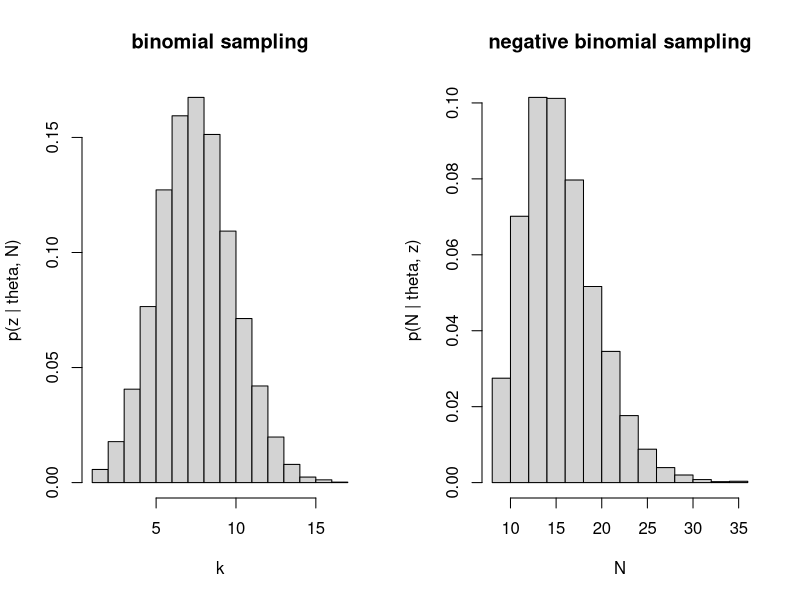

This chart was generated by the following R code:
# example I will use; written for clarity, not efficiency ;)
dat <- c(0, 0, 1, 1, 0, 1, 0, 1, 1, 0, 0, 0, 0, 0, 1, 0, 0, 1, 0, 0, 0, 0, 0, 0, 0, 1)

binom.boot <- function(dat, samples = 10000) {
    n <- length(dat) # is fixed!
    result <- numeric(samples)

    for (i in 1:samples) {
        draw <- sample(dat, n, replace = TRUE)
        result[i] <- sum(draw)
    }

    result
}

nbinom.boot <- function(dat, samples = 10000) {
    k <- sum(dat) # is fixed!
    result <- numeric(samples)

    for (i in 1:samples) {
        ss <- sample(c(0, 1), 1, prob = c(0.5, 0.5))

        while (sum(ss) != k) {
            ss <- c(ss, sample(c(0, 1), 1, prob = c(0.5, 0.5)))
        }

        result[i] <- length(ss)
    }
    result
}


b1 <- binom.boot(dat)
b2 <- nbinom.boot(dat)
par(mfrow = c(1,2))
hist(b1, main = "binomial sampling", xlab = "k", freq = FALSE, ylab = "p(z | theta, N)")
hist(b2, main = "negative binomial sampling", xlab = "N", freq = FALSE, ylab = "p(N | theta, z)")

# testing
n <- length(b1)
compute.p <- function(boot) {
    b <- sort(boot)
    n <- length(boot)

    crit.low <- b[0.025 * n]
    crit.high <- b[0.975 * n]

    # two tailed
    p <- sum(boot >= crit.high) / n + sum(boot <= crit.low) / n
    p
}

binom.p <- compute.p(b1)
nbinom.p <- compute.p(b2)

# why do the p-values not differ? where is the error?

# without bootstrap
binom.p2 <- pbinom(8, 26, 0.5) * 2
nbinom.p2 <- pnbinom(8, 26, 0.5) * 2

all.ps <- rbind(c(binom.p, binom.p2), c(nbinom.p, nbinom.p2))
colnames(all.ps) <- c('bootstrap', 'not bootstrap')
rownames(all.ps) <- c('binomial', 'neg binomial')


## miscellaneous
x1 <- rnorm(30, mean = 55, sd = 5)
x2 <- rnorm(30, mean = 50, sd = 5)

bootstrap <- function(diff, samples = 100) {
    sapply(1:samples, function(i) 
          (mean(sample(diff, length(diff), replace = TRUE))))
}

#boot <- bootstrap(x1 - x2)
#term <- qt(0.975, 29) * sd(boot)
#cis <- c(mean(boot) - term, mean(boot) + term)
